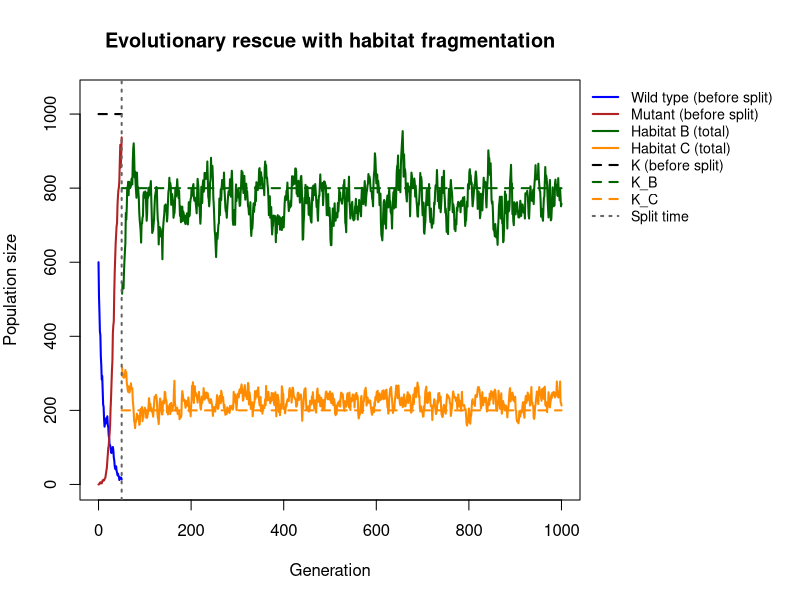
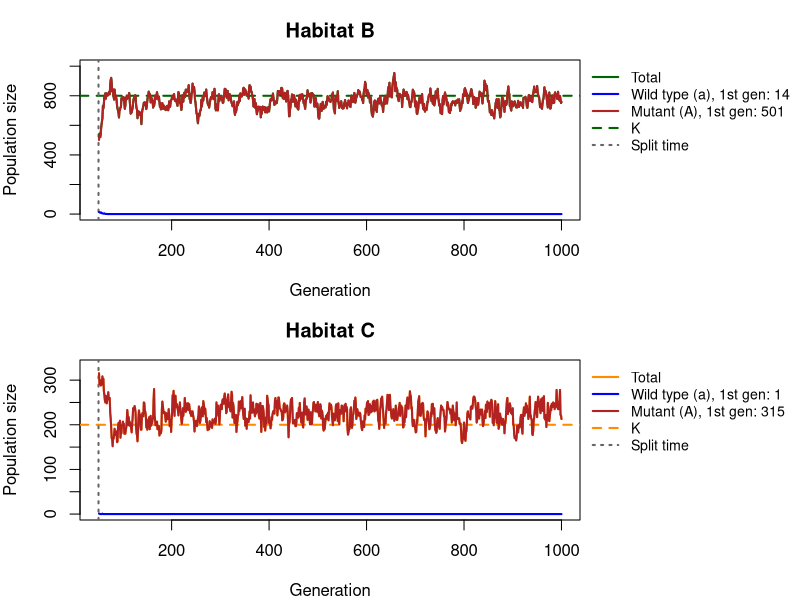
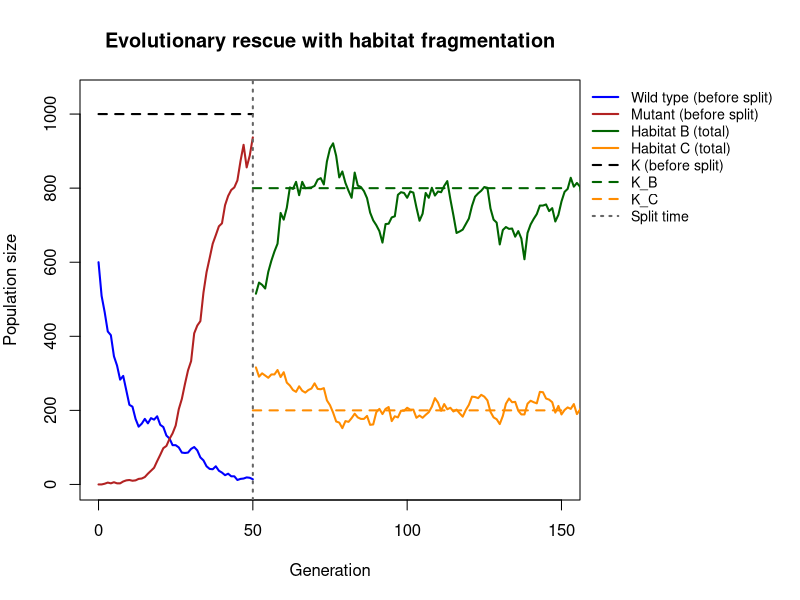
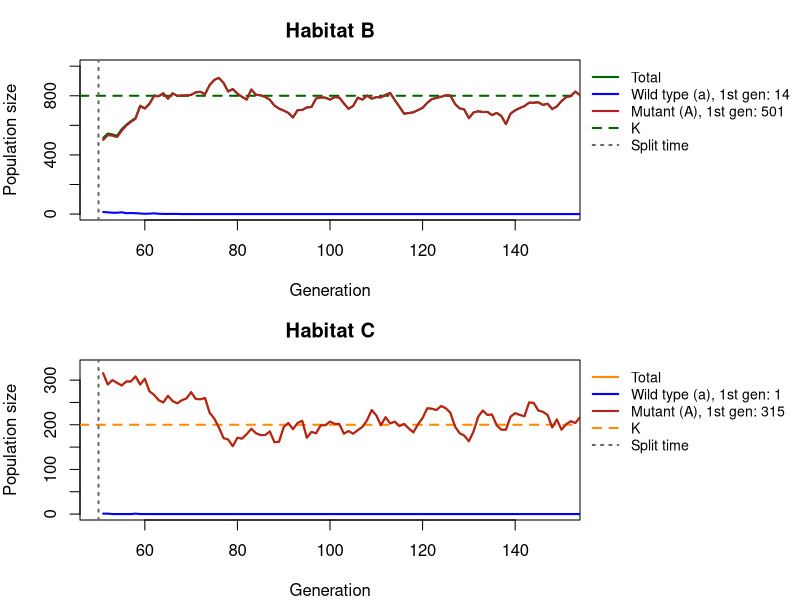
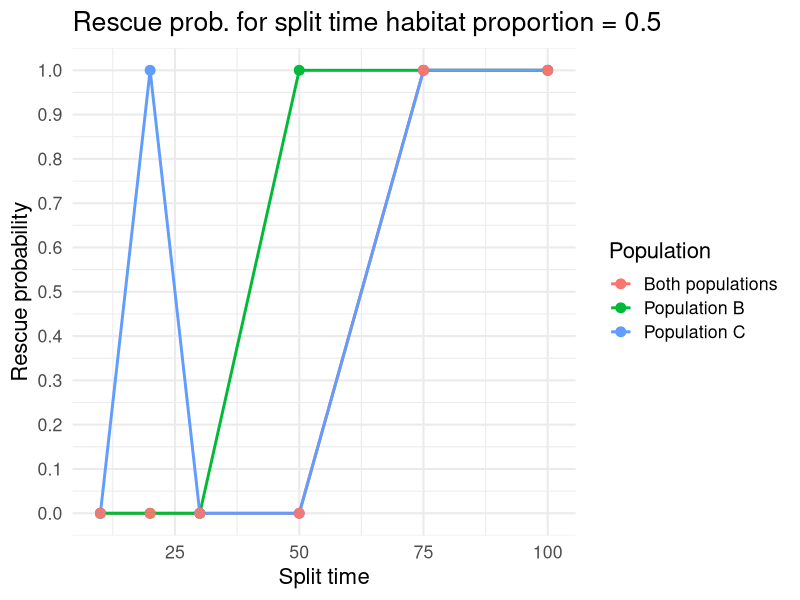
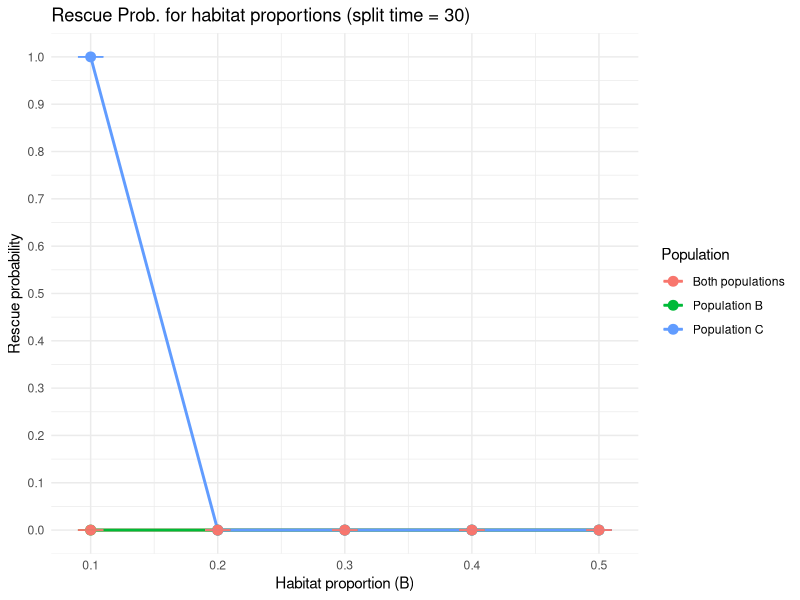
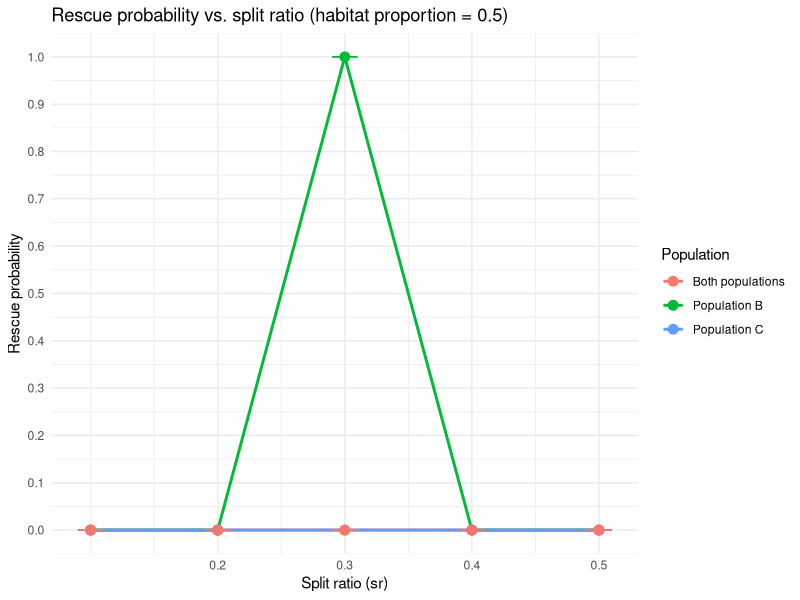
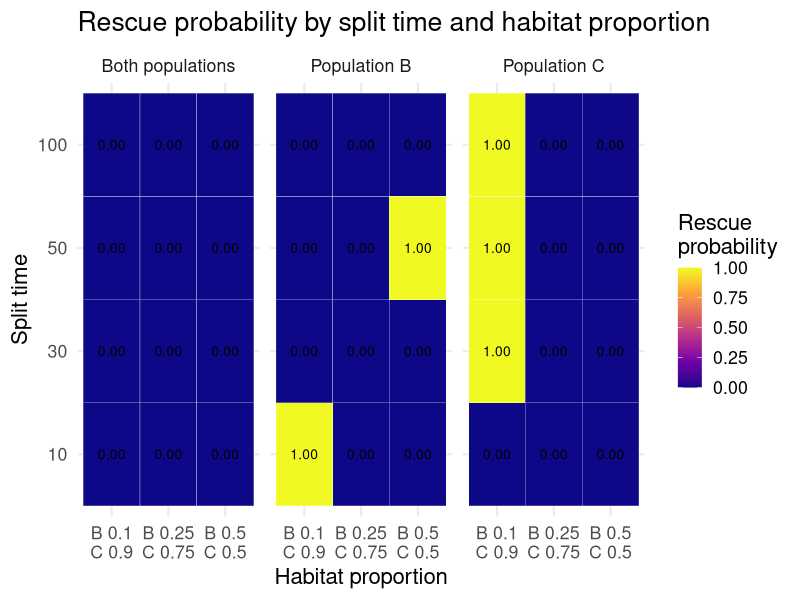

These charts were generated, in order, by the following R code:
## ---- chunk 1
set.seed(57)
#set the seed for repruducibility
library(ggplot2)
library(tidyr)
library(dplyr)
#libraries used for our code / use install.packages(c(ggplot2,tidyr,dplyr))
## ---- chunk 2
simulate_one_gen <- function(N_a, N_A, decay_rate, sel_coeff, mut_rate, K) {
  
  # total population size and per-capita growth rates without competition
  N_tot <- N_a + N_A
  rho_a <- -decay_rate
  rho_A <- sel_coeff - decay_rate
  # logistic growth: crowding reduces the growth of both types equally (set to 0 if negative)
  mean_a <- N_a * max(0, 1 + rho_a - rho_A * N_tot / K)
  mean_A <- N_A * max(0, 1 + rho_A - rho_A * N_tot / K)
  # draw offspring according to Poisson distribution
  offsp_a <- rpois(1, mean_a)
  offsp_A <- rpois(1, mean_A)
  # draw new mutants according to Poisson distribution
  mut_a_to_A <- rpois(1, offsp_a * mut_rate)
  # determine new population sizes of wild type and mutant
  N_a_new <- offsp_a - mut_a_to_A
  N_A_new <-  offsp_A + mut_a_to_A
  #
  
  return(c(N_a_new, N_A_new))
}
# Test the function
#print(simulate_one_gen(100,0,0.1,0.2,0.001,1000))


## ---- chunk 3
simulate_pop <- function(N_init_a, N_init_A, decay_rate, sel_coeff, mut_rate, t_max, K, habitat_prop, split_ratio, split_time,migrate) {
  # Create the vector in which to save the results
  pop_vector <- c(N_init_a, N_init_A)
  # initiate the variables
  pop_new <- c(N_init_a, N_init_A)
  # Create the vectors for the new habitats
  pop_vector_B <- NULL
  pop_vector_C <- NULL
  # run the simulation until generation t_max
  for (i in 1:t_max) {
    # Time when the fragmentation occur
    if (i == split_time + 1) {
      # Create the new habitats (creating new K)
      K_B <- K * habitat_prop
      K_C <- K * (1 - habitat_prop)
      #create the ratio of the splitting
      split_ratio_B <- split_ratio
      split_ratio_C <- (1 - split_ratio_B)
      # Distribute individuals  randomly to the habitat B
      n_B_a <- rbinom(1, pop_new[1], split_ratio_B) 
      n_B_A <- rbinom(1, pop_new[2], split_ratio_B)   
      # Distribute individuals randomly to the habitat C
      n_C_a <- pop_new[1] - n_B_a
      n_C_A <- pop_new[2] - n_B_A
      # Calculate the new populatins for B an C 
      pop_new_B <- simulate_one_gen(n_B_a, n_B_A, decay_rate, sel_coeff, mut_rate, K_B)
      pop_new_C <- simulate_one_gen(n_C_a, n_C_A, decay_rate, sel_coeff, mut_rate, K_C)
      # add the new population sizes to the output vector
      pop_vector_B <- rbind(pop_vector_B,pop_new_B)
      pop_vector_C <- rbind(pop_vector_C,pop_new_C)
    }
    
    if (i > split_time + 1) {
      
      pop_new_B <- simulate_one_gen(
        pop_new_B[1], pop_new_B[2],
        decay_rate, sel_coeff, mut_rate,K_B)
      
      pop_new_C <- simulate_one_gen(
        pop_new_C[1], pop_new_C[2],
        decay_rate, sel_coeff, mut_rate,K_C)
      
      # Migration 
      migrateB_vec <- c(rbinom(1, pop_new_B[1], migrate),
                        rbinom(1, pop_new_B[2], migrate))
      migrateC_vec <- c(rbinom(1, pop_new_C[1], migrate),
                        rbinom(1, pop_new_C[2], migrate))
      #adding the migrating individuals backto the Populations
      pop_new_B <- pop_new_B - migrateB_vec + migrateC_vec
      pop_new_C <- pop_new_C - migrateC_vec + migrateB_vec

      # Save the results for each generation
      pop_vector_B <- rbind(pop_vector_B, pop_new_B)
      pop_vector_C <- rbind(pop_vector_C, pop_new_C)
      
      # define the row and column names of the output vector
      rownames(pop_vector_B) <- (0:t_max)[1:length(pop_vector_B[,1])] 
      rownames(pop_vector_C) <- (0:t_max)[1:length(pop_vector_C[,1])]
      colnames(pop_vector_B) <- c("a","A")
      colnames(pop_vector_C) <- c("a","A")
      
    }
    
    # Continue simulating habitat A only until split_time
    if (i <= split_time) {
      
      # redefine the current population one generation later
      pop_new <- simulate_one_gen(pop_new[1],pop_new[2], decay_rate, sel_coeff, mut_rate,K)
      # add the new population sizes to the output vector
      pop_vector <- rbind(pop_vector,pop_new)
      # condition to stop the simulation before t_max: either the population exceeds 2 times the original population size, or it goes extinct
      if (pop_new[1]+pop_new[2]>=2*(N_init_a+ N_init_A) | pop_new[1]+pop_new[2]==0) break
    }
    
  }
  # define the row and column names of the output vector
  rownames(pop_vector) <- (0:t_max)[1:length(pop_vector[,1])] # note that the vector has to be cut if the simulation stopped early
  colnames(pop_vector) <- c("a","A")
  # Data frames
  pop_vector_df <- as.data.frame(pop_vector)
  pop_vector_B_df <- as.data.frame(pop_vector_B)
  pop_vector_C_df <- as.data.frame(pop_vector_C)
  # return all three population vectors separately
  return(list(main = pop_vector_df, B = pop_vector_B_df, C = pop_vector_C_df))
}
## ---- chunk 4
# ============================================================
# Plot functions for the evolutionary rescue simulation
# with habitat fragmentation
# ============================================================

# ---- 1. Overview plot: wild type and mutant before the split,
#         total of habitats B and C after the split, legend outside ----
plot_split <- function(output, K, habitat_prop, split_time, xlim_max = NULL) {
  
  main <- output$main
  B    <- output$B
  C    <- output$C
  
  K_B <- K * habitat_prop
  K_C <- K * (1 - habitat_prop)
  
  # population sizes before the split (wild type and mutant separately)
  wt_main  <- main$a
  mut_main <- main$A
  
  # total population sizes after the split
  tot_B <- B$a + B$A
  tot_C <- C$a + C$A
  
  # generation numbers
  gen_main <- 0:(length(wt_main) - 1)
  gen_B    <- split_time + seq_along(tot_B)
  gen_C    <- split_time + seq_along(tot_C)
  
  # axis ranges
  x_max <- if (is.null(xlim_max)) max(c(gen_main, gen_B)) else xlim_max
  y_max <- max(c(K, wt_main, mut_main, tot_B, tot_C), na.rm = TRUE)
  
  # make room on the right for the legend, restore settings afterwards
  old_par <- par(mar = c(5, 4, 4, 11))
  on.exit(par(old_par))
  
  plot(NA, xlim = c(0, x_max), ylim = c(0, y_max * 1.05),
       xlab = "Generation", ylab = "Population size",
       main = "Evolutionary rescue with habitat fragmentation")
  
  # carrying capacities: K only until the split, then K_B and K_C
  segments(0, K, split_time, K, col = "black", lty = 2, lwd = 2)
  segments(split_time, K_B, x_max, K_B, col = "darkgreen",  lty = 2, lwd = 2)
  segments(split_time, K_C, x_max, K_C, col = "darkorange", lty = 2, lwd = 2)
  
  # before the split: wild type and mutant
  lines(gen_main, wt_main,  col = "blue",      lwd = 2)
  lines(gen_main, mut_main, col = "firebrick", lwd = 2)
  
  # after the split: total of habitat B and C
  if (length(tot_B) > 0) lines(gen_B, tot_B, col = "darkgreen",  lwd = 2)
  if (length(tot_C) > 0) lines(gen_C, tot_C, col = "darkorange", lwd = 2)
  
  # split time
  abline(v = split_time, col = "grey40", lty = 3, lwd = 2)
  
  # legend outside, at the top right corner of the plot region
  legend(x = par("usr")[2], y = par("usr")[4], xpd = TRUE, bty = "n",
         xjust = 0, yjust = 1, cex = 0.85,
         legend = c("Wild type (before split)", "Mutant (before split)",
                    "Habitat B (total)", "Habitat C (total)",
                    "K (before split)", "K_B", "K_C", "Split time"),
         col = c("blue", "firebrick", "darkgreen", "darkorange",
                 "black", "darkgreen", "darkorange", "grey40"),
         lty = c(1, 1, 1, 1, 2, 2, 2, 3), lwd = 2)
}

# ---- 2. Single habitat panel (used for B and C) ----
plot_habitat <- function(df, K_hab, split_time, title, col_tot, xlim_max = NULL) {
  
  if (is.null(df) || nrow(df) == 0) {
    plot.new()
    title(main = paste(title, "- no data (population ended before the split)"))
    return(invisible(NULL))
  }
  
  gens  <- split_time + seq_len(nrow(df))
  tot   <- df$a + df$A
  x_max <- if (is.null(xlim_max)) max(gens) else xlim_max
  y_max <- max(c(K_hab, tot), na.rm = TRUE)
  
  plot(NA, xlim = c(split_time, x_max), ylim = c(0, y_max * 1.05),
       xlab = "Generation", ylab = "Population size", main = title)
  
  abline(h = K_hab, col = col_tot, lty = 2, lwd = 2)       # K of this habitat
  abline(v = split_time, col = "grey40", lty = 3, lwd = 2) # split time
  
  lines(gens, tot,  col = col_tot,     lwd = 2)  # total
  lines(gens, df$a, col = "blue",      lwd = 2)  # wild type
  lines(gens, df$A, col = "firebrick", lwd = 2)  # mutant
  
  
  ##adding the starting population
  legend(x = par("usr")[2], y = par("usr")[4], xpd = TRUE, bty = "n",
         xjust = 0, yjust = 1, cex = 0.85,
         legend = c("Total",
                    paste0("Wild type (a), 1st gen: ", df$a[1]),
                    paste0("Mutant (A), 1st gen: ", df$A[1]),
                    "K", "Split time"),
         col = c(col_tot, "blue", "firebrick", col_tot, "grey40"),
         lty = c(1, 1, 1, 2, 3), lwd = 2)
}

# ---- 3. Two panels: habitat B on top, habitat C below ----
plot_habitats <- function(output, K, habitat_prop, split_time, xlim_max = NULL) {
  
  K_B <- K * habitat_prop
  K_C <- K * (1 - habitat_prop)
  
  # two panels stacked, with room on the right for the legends
  old_par <- par(mfrow = c(2, 1), mar = c(4, 4, 3, 11))
  on.exit(par(old_par))
  
  plot_habitat(output$B, K_B, split_time, "Habitat B", "darkgreen",  xlim_max)
  plot_habitat(output$C, K_C, split_time, "Habitat C", "darkorange", xlim_max)
}
## ---- chunk 5
# ============================================================
# Usage
# (simulate_one_gen and simulate_pop must be defined first)
# ============================================================
max_gen      <- 1000
K            <- 1000
habitat_prop <- 0.8
split_time   <- 50
split_ratio  <- 0.5
migrate      <- 0.01

output <- simulate_pop(600, 0, 0.01, 0.2, 0.001, max_gen, K,
                       habitat_prop, split_ratio , split_time,migrate)

# overview plot
plot_split(output, K = K, habitat_prop = habitat_prop, split_time = split_time)

# panels for habitat B and C
plot_habitats(output, K = K, habitat_prop = habitat_prop, split_time = split_time)

# zoomed in on the first 150 generations
plot_split(output, K = K, habitat_prop = habitat_prop,
           split_time = split_time, xlim_max = 150)
plot_habitats(output, K = K, habitat_prop = habitat_prop,
              split_time = split_time, xlim_max = 150)

## ---- chunk 6

# ---- fixed parameters --------------------------------------------------
init_a           <- 600
init_A           <- 0
m_rate           <- 0.001
max_gen_analysis <- 1000
K_analysis       <- 1000
no_replicates    <- 1  # more replicates give more precise probabilities
max_attempts     <- 5000
rescue_frac      <- 1  
migrate<- 0# rescue = A >= rescue_frac * K of the habitat, changeable 

# ---- core function: your loop, wrapped so it can be reused -------------
run_scenarios <- function(split_times, habitat_props, split_ratios) {
  results <- list()
  
  for (st in split_times) {
    for (hp in habitat_props) {
      for (sr in split_ratios) {
        
        K_B <- K_analysis * hp
        K_C <- K_analysis * (1 - hp)
        
        i <- 0
        attempts <- 0
        
        repeat {
          attempts <- attempts + 1
          
          if (attempts > max_attempts) {
            warning(paste(
              "Too many failed runs for st =", st,
              "hp =", hp,
              "sr =", sr
            ))
            break
          }
          
          one_run <- simulate_pop(
            init_a, init_A,
            decay_rate   = 0.1,
            sel_coeff    = 0.2,
            mut_rate     = m_rate,
            t_max        = max_gen_analysis,
            K            = K_analysis,
            habitat_prop = hp,
            split_ratio  = sr,
            split_time   = st,
            migrate
          )
          
          # Skip runs that ended before the split time
          if (nrow(one_run$B) == 0 || nrow(one_run$C) == 0) next
          
          i <- i + 1
          
          reached_B <- one_run$B$A >= rescue_frac * K_B
          reached_C <- one_run$C$A >= rescue_frac * K_C
          
          rescued_B <- reached_B[length(reached_B)]
          rescued_C <- reached_C[length(reached_C)]
          
          results[[length(results) + 1]] <- data.frame(
            st = st,
            hp = hp,
            sr = sr,
            replicate = i,
            rescued_B = rescued_B,
            rescued_C = rescued_C,
            rescued_any = rescued_B | rescued_C,
            rescued_both = rescued_B & rescued_C,
            gen_B = if (rescued_B) which(reached_B)[1] else NA_integer_,
            gen_C = if (rescued_C) which(reached_C)[1] else NA_integer_
          )
          
          if (i >= no_replicates) break
        }
      }
    }
  }
  
  # Combine all simulation results
  if (length(results) == 0) {
    stop("No valid simulation results were obtained.")
  }
  
  data_table <- do.call(rbind, results)

  # Rescue probability per scenario
  rescue_prob <- data_table %>%
    dplyr::group_by(st, hp, sr) %>%
    dplyr::summarise(
      n = dplyr::n(),
      dplyr::across(
        c(rescued_B, rescued_C, rescued_any, rescued_both),
        mean
      ),
      .groups = "drop"
    )
  
  return(list(
    data = data_table,
    prob = rescue_prob
  ))
}


# ---- helperfunction : long format with standard error for plotting ----

to_long <- function(rescue_prob) {
  rescue_prob %>%         #%>% is the pipe operator. It takes whatever is on its left and passes it as the first argument of the function on its right.
    tidyr::pivot_longer(   #doing this for ggplot 2 
      cols = c(rescued_B, rescued_C, rescued_both),
      names_to = "population",
      values_to = "rescue_probability"   
    ) %>%
    dplyr::mutate(
      #standard error of a proportion
      se = sqrt(rescue_probability * (1 - rescue_probability) / n),
      population = dplyr::recode(
        population,
        rescued_B    = "Population B",
        rescued_C    = "Population C",
        rescued_both = "Both populations"
      )
    )
}

# =======================================================================
# ANALYSIS 1: split time varies, habitat proportion fixed
# =======================================================================
res1 <- run_scenarios(
  split_times   = c(10, 20, 30, 50, 75, 100),
  habitat_props = 0.5,
  split_ratios = 0.5
)
long1 <- to_long(res1$prob)
print(res1$prob)

ggplot(long1, aes(x = st, y = rescue_probability,
                  color = population, group = population)) +
  geom_line(linewidth = 1) +
  geom_point(size = 3) +
  geom_errorbar(aes(ymin = pmax(0, rescue_probability - se),
                    ymax = pmin(1, rescue_probability + se)),
                width = 2) +
  scale_y_continuous(limits = c(0, 1), breaks = seq(0, 1, 0.1)) +
  labs(title = "Rescue prob. for split time habitat proportion = 0.5",
       x = "Split time", y = "Rescue probability", color = "Population") +
  theme_minimal(base_size = 16)

# =======================================================================
# ANALYSIS 2: habitat proportion varies, split time fixed
# =======================================================================
res2 <- run_scenarios(
  split_times   = 30,
  habitat_props = c(0.1, 0.2, 0.3, 0.4, 0.5),
  split_ratios = 0.5
)
long2 <- to_long(res2$prob)
print(res2$prob)

ggplot(long2, aes(x = hp, y = rescue_probability,
                  color = population, group = population)) +
  geom_line(linewidth = 1) +
  geom_point(size = 3) +
  geom_errorbar(aes(ymin = pmax(0, rescue_probability - se),
                    ymax = pmin(1, rescue_probability + se)),
                width = 0.02) +
  scale_x_continuous(breaks = seq(0.1, 0.9, 0.1)) +
  scale_y_continuous(limits = c(0, 1), breaks = seq(0, 1, 0.1)) +
  labs(title = "Rescue Prob. for habitat proportions (split time = 30)",
       x = "Habitat proportion (B)", y = "Rescue probability",
       color = "Population") +
  theme_minimal()

# =======================================================================
# ANALYSIS 3: split ratio varies, habitat proportion fixed
# =======================================================================

res2 <- run_scenarios(
  split_times   = 30,  # fix split time
  habitat_props = 0.5,
  split_ratios  = c(0.1, 0.2, 0.3, 0.4, 0.5)
)

long2 <- to_long(res2$prob)

print(res2$prob)

ggplot(long2, aes(x = sr, y = rescue_probability,
                  color = population, group = population)) +
  geom_line(linewidth = 1) +
  geom_point(size = 3) +
  geom_errorbar(
    aes(
      ymin = pmax(0, rescue_probability - se),
      ymax = pmin(1, rescue_probability + se)
    ),
    width = 0.02
  ) +
  scale_x_continuous(breaks = seq(0.2, 0.8, 0.1)) +
  scale_y_continuous(
    limits = c(0, 1),
    breaks = seq(0, 1, 0.1)
  ) +
  labs(
    title = "Rescue probability vs. split ratio (habitat proportion = 0.5)",
    x = "Split ratio (sr)",
    y = "Rescue probability",
    color = "Population"
  ) +
  theme_minimal()

# =======================================================================
# ANALYSIS 4: both vary (full grid)
# =======================================================================
res3 <- run_scenarios(
  split_times   = c(10, 30, 50, 100),
  habitat_props = c(0.1, 0.25, 0.5),
  split_ratios = 0.5
)
long3 <- to_long(res3$prob)
print(res3$prob)

# heatmap: one panel per population
# label showing the proportion of BOTH habitats on two lines, e.g. "B 0.1" over "C 0.9"
hp_values <- sort(unique(long3$hp))
long3 <- long3 %>%
  mutate(hp_label = factor(hp, levels = hp_values,
                           labels = paste0("B ", hp_values, "\nC ", 1 - hp_values)))

ggplot(long3, aes(x = hp_label, y = factor(st), fill = rescue_probability)) +
  geom_tile(color = "white") +
  geom_text(aes(label = sprintf("%.2f", rescue_probability)), size = 3.5) +
  facet_wrap(~ population) +
  scale_fill_viridis_c(limits = c(0, 1), option = "C") +
  labs(title = "Rescue probability by split time and habitat proportion",
       x = "Habitat proportion", y = "Split time",
       fill = "Rescue\nprobability") +
  theme_minimal(base_size= 16)

# =======================================================================
# ANALYSIS 5: split time and split ratio vary (full grid)
# =======================================================================

res3 <- run_scenarios(
  split_times   = c(10, 30, 50, 100),
  habitat_props = 0.5,
  split_ratios  = c(0.1, 0.25, 0.5)
)

long3 <- to_long(res3$prob)

print(res3$prob)

# Heatmap: one panel per population
ggplot(long3, aes(x = factor(sr), y = factor(st),
                  fill = rescue_probability)) +
  geom_tile(color = "white") +
  geom_text(aes(label = sprintf("%.2f", rescue_probability)),
            size = 3.5) +
  facet_wrap(~ population) +
  scale_fill_viridis_c(limits = c(0, 1), option = "C") +
  labs(
    title = "Rescue probability by split time and split ratio",
    x = "Split ratio (sr)",
    y = "Split time (st)",
    fill = "Rescue\nprobability"
  ) +
  theme_minimal()

if (FALSE) {
  # If (FALSE) is here used to skip the following plots, without using # in every line.
# =======================================================================
# ANALYSIS 6: both vary (bar plots percentage)
# =======================================================================
outcome_cols <- c("Both rescued"    = "#2a9d8f",
                  "Only B rescued"  = "darkgreen",
                  "Only C rescued"  = "darkorange",
                  "Neither rescued" = "grey75")

plot_outcomes <- function(dat, x_var, x_label, title) {
    dat <- dat %>%
    mutate(outcome = case_when(
      rescued_both ~ "Both rescued",
      rescued_B    ~ "Only B rescued",
      rescued_C    ~ "Only C rescued",
      TRUE         ~ "Neither rescued"),
      outcome = factor(outcome, levels = names(outcome_cols)[c(4, 3, 2, 1)]))
  
  ggplot(dat, aes(x = factor(.data[[x_var]]), fill = outcome)) +
    geom_bar(position = "fill") +          # each bar sums to 1 (= 100 %)
    scale_fill_manual(values = outcome_cols) +
    labs(title = title, x = x_label, y = "Proportion of replicates", fill = "Outcome") +
    theme_minimal((base_size= 16))
}

plot_outcomes(res1$data, "st", "Split time", "Outcome vs. split time (habitat proportion = 0.5)")
plot_outcomes(res2$data, "hp", "Habitat proportion (B)", "Outcome vs. habitat proportion (split time = 30)")
plot_outcomes(res3$data, "st", "Split time", "Outcome by split time and habitat proportion") +
  facet_wrap(~ hp, labeller = label_both)
}

## ---- chunk 7
"Built with `r getRversion()`" 
